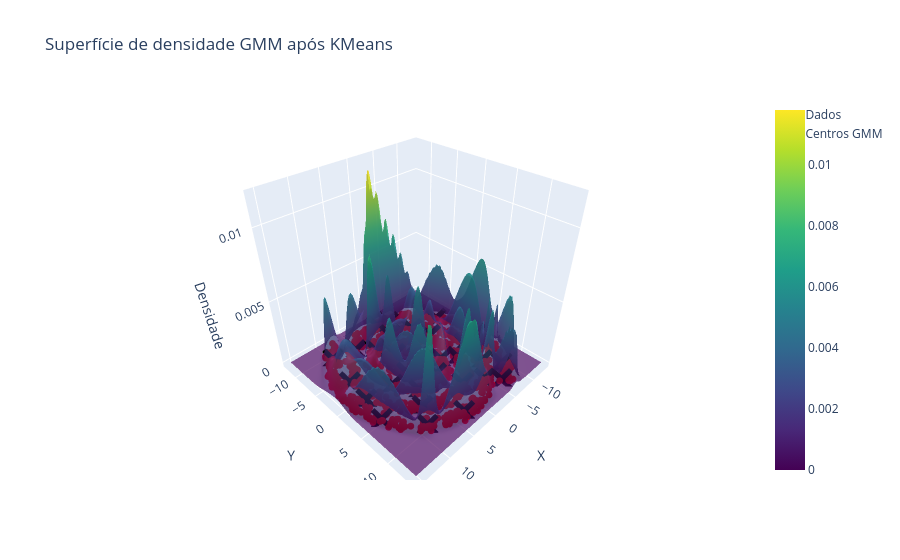

Notebook code for this chart:
### Code cell
import plotly.graph_objects as go

x = np.linspace(X[:,0].min()-1, X[:,0].max()+1, 100)
y = np.linspace(X[:,1].min()-1, X[:,1].max()+1, 100)
X_grid, Y_grid = np.meshgrid(x, y)
Z = np.zeros_like(X_grid)

def gmm_density(x, y, mus, sigmas, pis):
    point = np.array([x, y])
    total = 0
    n_features = 2
    for k in range(len(pis)):
        total += pis[k] * pdf(point, mus[k], sigmas[k], n_features)
    return total

for i in range(X_grid.shape[0]):
    for j in range(X_grid.shape[1]):
        Z[i, j] = gmm_density(X_grid[i, j], Y_grid[i, j], mus, sigmas, pis)

surface = go.Surface(x=X_grid, y=Y_grid, z=Z, colorscale='Viridis', opacity=0.7, name='GMM Density')

scatter_data = go.Scatter3d(
    x=X[:,0],
    y=X[:,1],
    z=np.zeros_like(X[:,0]),
    mode='markers',
    marker=dict(size=4, color='red'),
    name='Dados'
)

scatter_centers = go.Scatter3d(
    x=mus[:,0],
    y=mus[:,1],
    z=np.zeros_like(mus[:,0]),
    mode='markers',
    marker=dict(size=8, color='black', symbol='x'),
    name='Centros GMM'
)

fig = go.Figure(data=[surface, scatter_data, scatter_centers])
fig.update_layout(scene=dict(
                    xaxis_title='X',
                    yaxis_title='Y',
                    zaxis_title='Densidade'),
                  title='Superfície de densidade GMM após KMeans')

fig.show()

### Figure 1 — Plotly figure (JSON) as saved in the notebook; plotly's stock layout.template omitted (floating-point values rounded to 4 significant figures; data arrays with more than 128 entries replaced by an {"elided": "..."} marker saying what was removed)
{"data": [{"colorscale": [[0, "#440154"], [0.1111, "#482878"], [0.2222, "#3e4989"], [0.3333, "#31688e"], [0.4444, "#26828e"], [0.5556, "#1f9e89"], [0.6667, "#35b779"], [0.7778, "#6ece58"], [0.8889, "#b5de2b"], [1, "#fde725"]], "name": "GMM Density", "opacity": 0.7, "type": "surface", "x": {"elided": "100x100 float values"}, "y": {"elided": "100x100 float values"}, "z": {"elided": "100x100 float values"}}, {"marker": {"color": "red", "size": 4}, "mode": "markers", "name": "Dados", "type": "scatter3d", "x": {"elided": "1000 float values"}, "y": {"elided": "1000 float values"}, "z": {"elided": "1000 float values"}}, {"marker": {"color": "black", "size": 8, "symbol": "x"}, "mode": "markers", "name": "Centros GMM", "type": "scatter3d", "x": [3.761, 8.659, -8.175, 10.14, 3.62, 4.843, -5.553, 7.0, -2.437, -4.073, -5.842, -2.739, 6.133, -4.464, 3.127, -4.791, -11.43, 11.76, 11.35, -8.798, -0.1225, 6.733, -6.971, -0.6211, -9.685, 0.4526, -0.8961, -0.6781, 12.55, 2.052], "y": [-5.586, 9.809, 3.061, -8.529, 1.259, 4.838, -2.127, 1.504, 2.827, 9.956, 11.76, -9.293, -7.719, -5.204, 11.68, 4.292, 2.779, 0.9587, -3.077, 9.775, 0.09393, 7.164, 7.352, -6.663, -4.323, 4.332, 8.235, -9.809, 4.965, -2.848], "z": [0.0, 0.0, 0.0, 0.0, 0.0, 0.0, 0.0, 0.0, 0.0, 0.0, 0.0, 0.0, 0.0, 0.0, 0.0, 0.0, 0.0, 0.0, 0.0, 0.0, 0.0, 0.0, 0.0, 0.0, 0.0, 0.0, 0.0, 0.0, 0.0, 0.0]}], "layout": {"scene": {"xaxis": {"title": {"text": "X"}}, "yaxis": {"title": {"text": "Y"}}, "zaxis": {"title": {"text": "Densidade"}}}, "title": {"text": "Superfície de densidade GMM após KMeans"}}}
